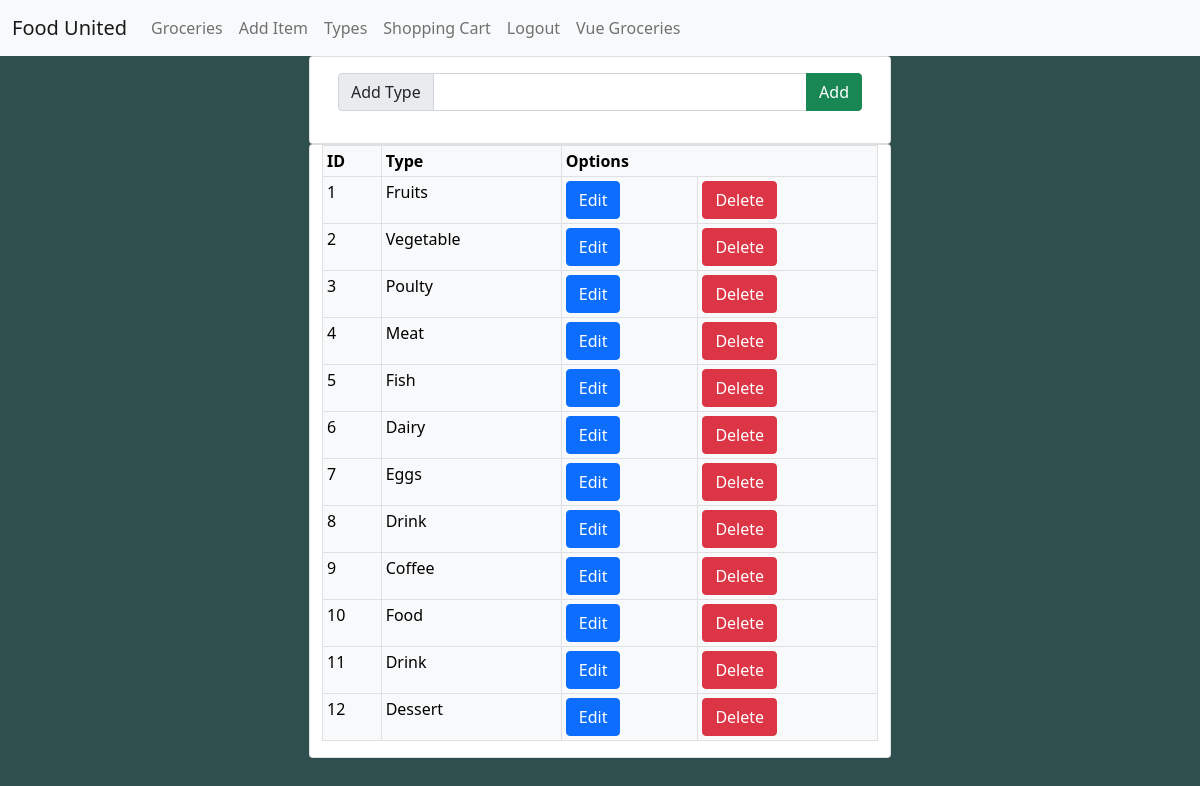
Page /types.php (signed in) on the earlier database version.
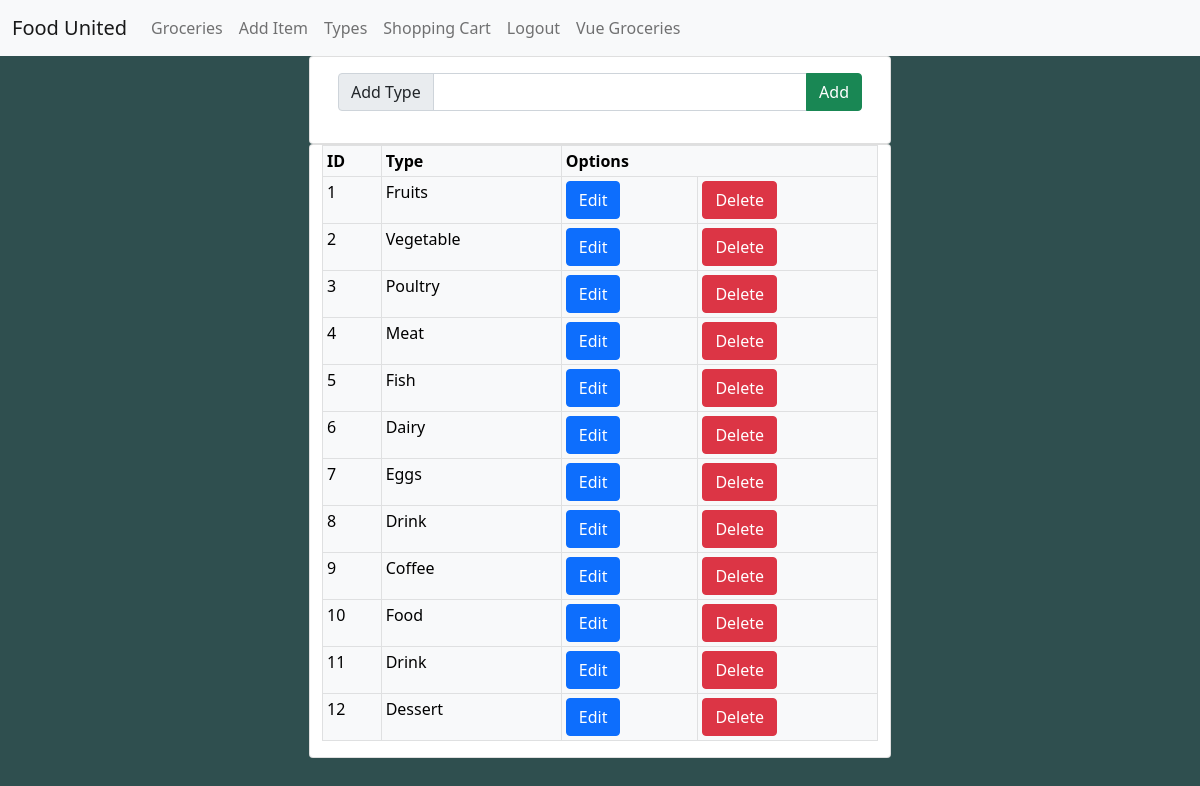
Same page on the later database version.
### tables this page shows
CREATE TABLE type
(
    type_id int AUTO_INCREMENT,
    type    varchar(255) NULL,
    CONSTRAINT type_pk
        PRIMARY KEY (type_id)
);

### types.php (called while the page is built, shortened)
<?php
include "includes/header.php";
include "includes/nav.php";
$types = $menu->getTypes();
include 'src/forms/types_form.php';

### src/Classes/Menu.php (called while the page is built, shortened)
<?php
class Menu
{
    public function getTypes(): array
    {
        $db = Database::getInstance();
        $sql = "SELECT * FROM type";
        $stmt = $db->prepare($sql);
        $stmt->execute();
        return $stmt->fetchAll(PDO::FETCH_ASSOC);
    }
}

### src/forms/types_form.php (the view, shortened to what this page needs)
<div class='container'>
    <div class="row justify-content-center">
        <div class="card col-sm-6">
            <div class="card-body">
                <div class="row">
                    <div class="col-sm-12 col-md-12">
                        <form action="" method="GET">
                            <div class="input-group mb-1">
                                <span class="input-group-text" id="basic-addon-type">Add Type</span>
                                <input class="form-control" type="text" name="add">
                                <button class="btn btn-success">Add</button>
                            </div>
                        </form>
                    </div>
                </div>
            </div>
        </div>
    </div>
    <div class="row justify-content-center">
        <div class="card col-sm-6">
            <div class="table-responsive">
                <table class="table table-light table-bordered table-hover table-responsive table-sm">
                    <thead>
                        <tr>
                            <th>ID</th>
                            <th >Type</th>
                            <th colspan="2">Options</th>
                        </tr>
                    </thead>
                    <tbody>
                        <tr>
                        <?php foreach ($types as $type) {
                            $id = $type['type_id'];
                            $type = $type['type'];
                            ?>
                            <td><?= $id ?></td>
                            <td><?= $type ?></td>
                            <form action="" method="get">
                                <td>
                                    <button type="submit" class="btn btn-primary" name="edit" value="<?= $type ?>">Edit</button>
                                </td>
                            </form>
                            <form action="" method="get">
                                <td>
                                    <button type="submit" class="btn btn-danger" name="delete" value="<?= $id ?>">Delete</button>
                                </td>
                            </form>
                        </tr>
                        <?php } ?>
                    </tbody>
                </table>
            </div>
        </div>
    </div>
</div>
<?php include "includes/footer.php"; ?>

Differences in the rows shown:
changed type id 3: type "Poulty" → "Poultry"
